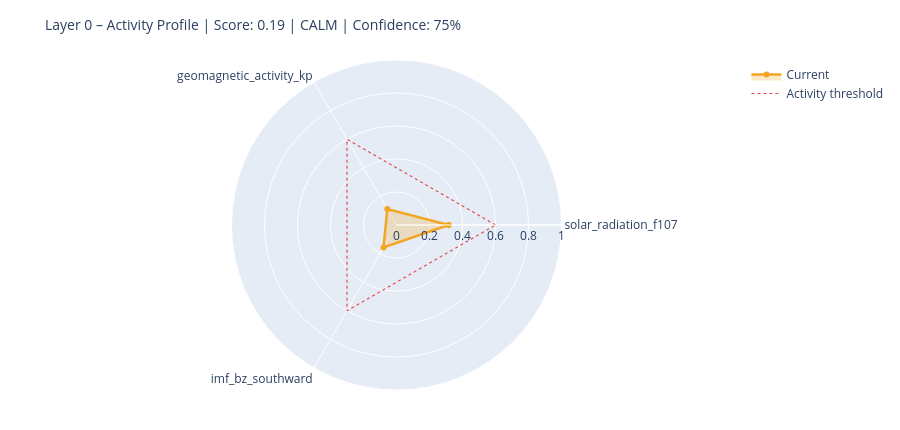

The notebook cell this image was saved under:
### Markdown cell above
---
## 6. State Assessment & Handoff to Layer 1

### Code cell
# ============================================================
# STEP 1 – Collect raw values with source modes
# Mode: 'primary' | 'fallback_3h' | 'last_valid' | 'missing'
# ============================================================

def safe_last(df, col):
    if df is None or col not in df.columns: return None
    s = df[col].dropna()
    return float(s.iloc[-1]) if not s.empty else None

f107_now = safe_last(df_f107, 'f10.7')
bz_now   = safe_last(df_mag,  'bz_gsm')
kp_now   = safe_last(df_kp,   'kp')
sw_now   = safe_last(df_sw,   'speed')

source_modes = {
    'F10.7':    'primary'  if f107_now is not None else 'missing',
    'Kp':       'primary'  if kp_now   is not None else 'missing',
    'IMF_Bz':   'primary'  if bz_now   is not None else 'missing',
    'SW_speed': 'primary'  if sw_now   is not None else 'missing',
}

# Kp Fallback – 3h endpoint
if kp_now is None:
    try:
        r = requests.get(
            'https://services.swpc.noaa.gov/json/noaa-planetary-k-index.json',
            timeout=10)
        r.raise_for_status()
        fb = pd.DataFrame(r.json())
        tc = next((c for c in fb.columns if 'time' in c.lower()), fb.columns[0])
        kc = next((c for c in fb.columns if 'kp' in c.lower() and c != tc), None)
        if kc:
            fb[kc] = fb[kc].astype(str).str.extract(r'([0-9]+(?:\.[0-9]*)?)')[0]
            fb[kc] = pd.to_numeric(fb[kc], errors='coerce')
            fb = fb[fb[kc] >= 0].dropna(subset=[kc])
            if not fb.empty:
                kp_now = float(fb[kc].iloc[-1])
                source_modes['Kp'] = 'fallback_3h'
                print(f'  Kp fallback (3h): {kp_now:.1f}')
    except Exception as e:
        print(f'  Kp fallback failed: {e}')

# Solar Wind Fallback – last valid value
if sw_now is None and df_sw is not None and 'speed' in df_sw.columns:
    s = df_sw['speed'].dropna()
    if not s.empty:
        sw_now = float(s.iloc[-1])
        source_modes['SW_speed'] = 'last_valid'
        print(f'  SW fallback (last_valid): {sw_now:.0f} km/s')

print()
print('Source modes:', source_modes)

# ============================================================
# STEP 2 – Score from available components only
# ============================================================

def norm(v, lo, hi):
    if v is None: return None
    return max(0.0, min(1.0, (v - lo) / (hi - lo)))

COMPONENTS = {
    'solar_radiation_f107':    (f107_now, norm(f107_now, 60, 250)),
    'geomagnetic_activity_kp': (kp_now,   norm(kp_now,   0,   9)),
    'imf_bz_southward':        (bz_now,   norm(-(bz_now or 0) if bz_now else None, -5, 30)
                                           if bz_now is not None else None),
    'solar_wind_speed':        (sw_now,   norm(sw_now, 300, 800)),
}

available   = {k: v[1] for k, v in COMPONENTS.items() if v[1] is not None}
unavailable = [k for k, v in COMPONENTS.items() if v[1] is None]

layer0_score = round(sum(available.values()) / len(available), 4) if available else None
confidence   = round(len(available) / len(COMPONENTS), 2)

level = ('unknown'  if layer0_score is None
         else 'calm'     if layer0_score < 0.3
         else 'moderate' if layer0_score < 0.6
         else 'active')

# ============================================================
# STEP 3 – Dominant Driver
# ============================================================

def dominant_driver(kp, f107, bz, sw):
    candidates = []
    if kp   is not None and kp   >= 4:   candidates.append(('geomagnetic',    kp / 9))
    if sw   is not None and sw   >= 500:  candidates.append(('solar_wind',     sw / 800))
    if bz   is not None and bz   <= -5:   candidates.append(('imf_southward',  abs(bz) / 30))
    if f107 is not None and f107 >= 150:  candidates.append(('solar_radiation',f107 / 250))
    return max(candidates, key=lambda x: x[1])[0] if candidates else 'none'

driver = dominant_driver(kp_now, f107_now, bz_now, sw_now)

# ============================================================
# STEP 4 – Downstream expectations
# ============================================================

def downstream_expectation(driver, score, kp, bz, f107):
    exp = {
        'magnetosphere':        'calm',
        'ionosphere':           'calm',
        'schumann_resonance':   'unchanged',
        'lithosphere_currents': 'low',
    }
    if driver == 'geomagnetic' or (kp and kp >= 5):
        exp['magnetosphere']        = 'compressed / storm'
        exp['ionosphere']           = 'elevated disturbance (TEC variability)'
        exp['schumann_resonance']   = 'elevated amplitude possible'
        exp['lithosphere_currents'] = 'elevated induction currents'
    elif driver == 'imf_southward' or (bz and bz <= -5):
        exp['magnetosphere']        = 'energy coupling active'
        exp['ionosphere']           = 'elevated electron density possible'
        exp['schumann_resonance']   = 'slight modulation possible'
    elif driver == 'solar_radiation' or (f107 and f107 >= 150):
        exp['ionosphere']           = 'elevated ionization (F-layer)'
        exp['schumann_resonance']   = 'slightly elevated background activity'
    return exp

downstream = downstream_expectation(driver, layer0_score, kp_now, bz_now, f107_now)

# ============================================================
# CONSOLE OUTPUT
# ============================================================

W = 58
print('=' * W)
print('LAYER 0 – STATE ASSESSMENT')
print('=' * W)
for name, (raw_v, score_v) in COMPONENTS.items():
    if score_v is not None:
        bar = '█' * int(score_v * 20) + '░' * (20 - int(score_v * 20))
        print(f'  {name:<35}  {bar}  {score_v:.2f}')
    else:
        print(f'  {name:<35}  {"─" * 20}  n/a')
print('-' * W)
print(f'  Score ({len(available)}/{len(COMPONENTS)} components):  {layer0_score:.3f}')
print(f'  Confidence:         {confidence:.0%}')
print(f'  Level:              {level.upper()}')
print(f'  Dominant Driver:    {driver}')

# Radar chart
cats = list(available.keys())
vals = list(available.values())
if len(cats) >= 3:
    fig = go.Figure()
    fig.add_trace(go.Scatterpolar(
        r=vals + [vals[0]], theta=cats + [cats[0]],
        fill='toself', fillcolor='rgba(242,166,35,0.25)',
        line=dict(color='#F2A623', width=2.5), name='Current'
    ))
    fig.add_trace(go.Scatterpolar(
        r=[0.6] * (len(cats) + 1), theta=cats + [cats[0]],
        line=dict(color='#E24B4A', dash='dot', width=1.2),
        mode='lines', name='Activity threshold'
    ))
    fig.update_layout(
        title=dict(text=f'Layer 0 – Activity Profile | Score: {layer0_score:.2f} | {level.upper()} | Confidence: {confidence:.0%}',
                   font=dict(size=14)),
        polar=dict(radialaxis=dict(visible=True, range=[0, 1])),
        height=430, showlegend=True,
        margin=dict(l=60, r=60, t=60, b=40)
    )
    fig.show()

### Figure 1 — Plotly figure (JSON) as saved in the notebook; plotly's stock layout.template omitted (floating-point values rounded to 4 significant figures)
{"data": [{"fill": "toself", "fillcolor": "rgba(242,166,35,0.25)", "line": {"color": "#F2A623", "width": 2.5}, "name": "Current", "r": [0.3158, 0.1111, 0.1574, 0.3158], "theta": ["solar_radiation_f107", "geomagnetic_activity_kp", "imf_bz_southward", "solar_radiation_f107"], "type": "scatterpolar"}, {"line": {"color": "#E24B4A", "dash": "dot", "width": 1.2}, "mode": "lines", "name": "Activity threshold", "r": [0.6, 0.6, 0.6, 0.6], "theta": ["solar_radiation_f107", "geomagnetic_activity_kp", "imf_bz_southward", "solar_radiation_f107"], "type": "scatterpolar"}], "layout": {"height": 430, "margin": {"b": 40, "l": 60, "r": 60, "t": 60}, "polar": {"radialaxis": {"range": [0, 1], "visible": true}}, "showlegend": true, "title": {"font": {"size": 14}, "text": "Layer 0 – Activity Profile | Score: 0.19 | CALM | Confidence: 75%"}}}
